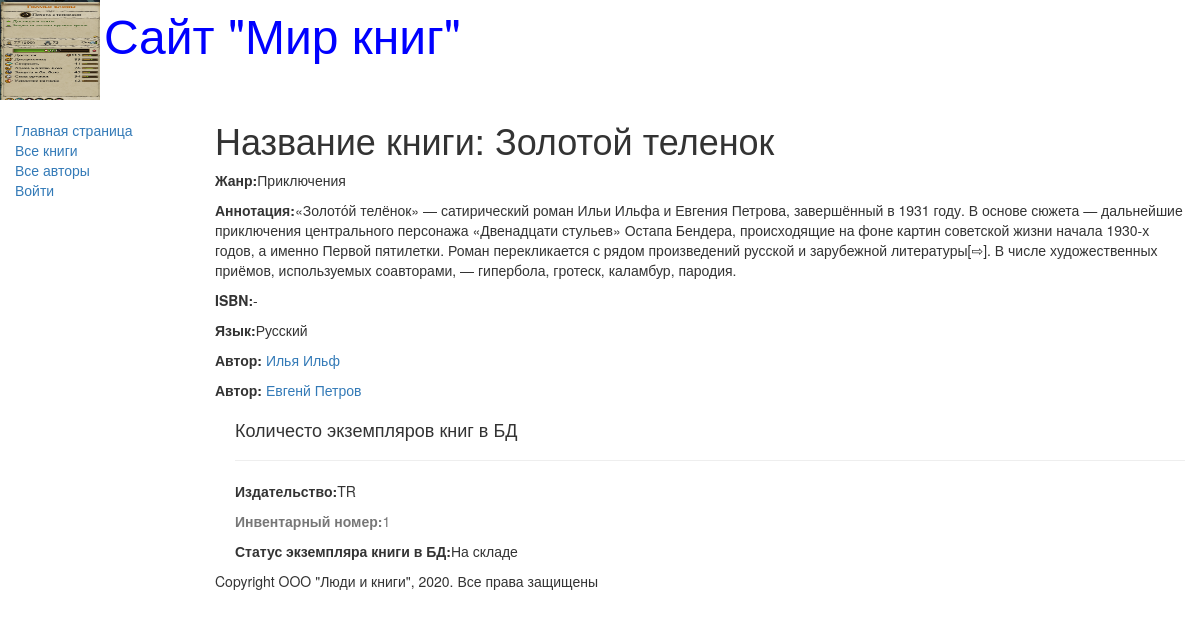
/catalog/books/1, run on the app's committed database.
### catalog/models.py (models this page shows, shortened)
class Book(models.Model):
    title = models.CharField(max_length=200,
                             help_text='Введите названия книги',
                             verbose_name='Название книги')
    genre = models.ForeignKey('Genre', on_delete=models.CASCADE,
                              help_text='Выберите жанр книги',
                              verbose_name='Жанр книги', null=True)
    language = models.ForeignKey('Language', on_delete=models.CASCADE,
                                 help_text='Выберите язык книги',
                                 verbose_name='Язык книги', null=True)
    author = models.ManyToManyField('Author',
                                    help_text='Выберите автора книги',
                                    verbose_name='Автор книги')
    summary = models.TextField(max_length=1000,
                               help_text='Введите краткое описание книги',
                               verbose_name='Аннотация книг')
    isbn = models.CharField(max_length=13,
                            help_text='Должно содержать 13 символов',
                            verbose_name='ISBN книги')
    def display_author(self):
        return ", ".join([author.last_name for author in self.author.all()])
    display_author.short_description = 'Авторы'

class Genre(models.Model):
    name = models.CharField(max_length=200,
                            help_text='Введите жанр книги',
                            verbose_name='Жанр книги')
    def __str__(self):
        return self.name

class Language(models.Model):
    name = models.CharField(max_length=20,
                            help_text='Введите язык книги',
                            verbose_name='Язык книги')
    def __str__(self):
        return self.name

class Author(models.Model):
    first_name = models.CharField(max_length=100,
                                  help_text="Введите имя автора",
                                  verbose_name="Имя автора")
    last_name = models.CharField(max_length=100,
                                 help_text="Введите фамилию автора",
                                 verbose_name="Фамилия автора")
    data_of_birth = models.DateField(help_text="Введите дату рождения",
                                     verbose_name='Дату рождения',
                                     null=True, blank=True)
    data_of_death = models.DateField(help_text='Введите дату смерти',
                                     verbose_name='Дата смерти',
                                     null=True, blank=True)

class BookInstance(models.Model):
    book = models.ForeignKey('Book', on_delete=models.CASCADE, null=True)
    inv_nom = models.CharField(max_length=20, null=True,
                               help_text='Введите инвентарный номер экземпляра',
                               verbose_name='Инвентарный номер')
    imprint = models.CharField(max_length=200,
                               help_text='Введите издательство в год выпуска',
                               verbose_name='Издательство')
    status = models.ForeignKey('Status', on_delete=models.CASCADE,
                               null=True, help_text='Изменить состояние экземпляра книги',
                               verbose_name='Статус экземпляра книги')
    due_back = models.DateField(null=True, blank=True,
                                help_text='Введите конец срока статуса',
                                verbose_name='Дата окончания статуса')

class Status(models.Model):
    name = models.CharField(max_length=20,
                            help_text='Введите статус экземпляра книги',
                            verbose_name='Статус экземпяра книги')
    def __str__(self):
        return self.name

### catalog/views.py (the view)
# urls.py: path('books/<int:id>', BookDetailView.as_view(), name='book-detail'),
class BookDetailView(APIView):
    renderer_classes = [TemplateHTMLRenderer]
    template_name = 'book_detail.html'
    def get(self, request, id):
        book = Book.objects.get(pk=id)
        author = book.author.all()
        book_instance_set = book.bookinstance_set.all()
        return Response({
            'book': BookDetailSerializers(book).data,
            'authors': BookAuthorDetailSerializers(author, many=True).data,
            'book_instance_set': BookInstanceDetailSerializers(book_instance_set, many=True).data,
                         })

### catalog/templates/book_detail.html (shortened to what this page needs)
{% extends "base_generic.html" %}
{% block content %}
    <h1>Название книги: {{ book.title }}</h1>
    <p><strong>Жанр:</strong>{{ book.genre }}</p>
    <p><strong>Аннотация:</strong>{{ book.summary }}</p>
    <p><strong>ISBN:</strong>{{ book.isbn }}</p>
    <p><strong>Язык:</strong>{{ book.language }}</p>
        {% for author in authors %}
            <p><strong>Автор:</strong>
               <a href="">{{ author.first_name }}
                          {{ author.last_name}}</a></p>
        {% endfor %}
    <div style="margin-left:20px;margin-top:20px">
        <h4>Количесто экземпляров книг в БД</h4>
        {% for copy in book_instance_set %}
            <hr>
            <p><strong>Издательство:</strong>{{ copy.imprint }}</p>
            <p class="text-muted"><strong>Инвентарный номер:</strong>{{ copy.id }}</p>
            <p><strong>Статус экземпляра книги в БД:</strong>{{ copy.status }}</p>
        {% endfor %}
    </div>
{% endblock %}

### data on the page
Book: title "Золотой теленок", summary "«Золото́й телёнок» — сатирический роман Ильи Ильфа и Евгения Петрова, завершённый в 1931 году. В основе сюжета — дальнейшие приключения центрального персонажа «Двенадцати стульев» Остапа Бендера, происходящие на фоне картин советской жизни начала 1930-х годов, а именно Первой пятилетки. Роман перекликается с рядом произведений русской и зарубежной литературы[⇨]. В числе художественных приёмов, используемых соавторами, — гипербола, гротеск, каламбур, пародия."
Genre: genre "Приключения"
Language: language "Русский"
Author: first_name "Илья", last_name "Ильф"
Author: first_name "Евгенй", last_name "Петров"
BookInstance: imprint "TR"
Status: status "На складе"

### other printed values
{{ book.isbn }} "-"
{{ copy.id }} "1"
